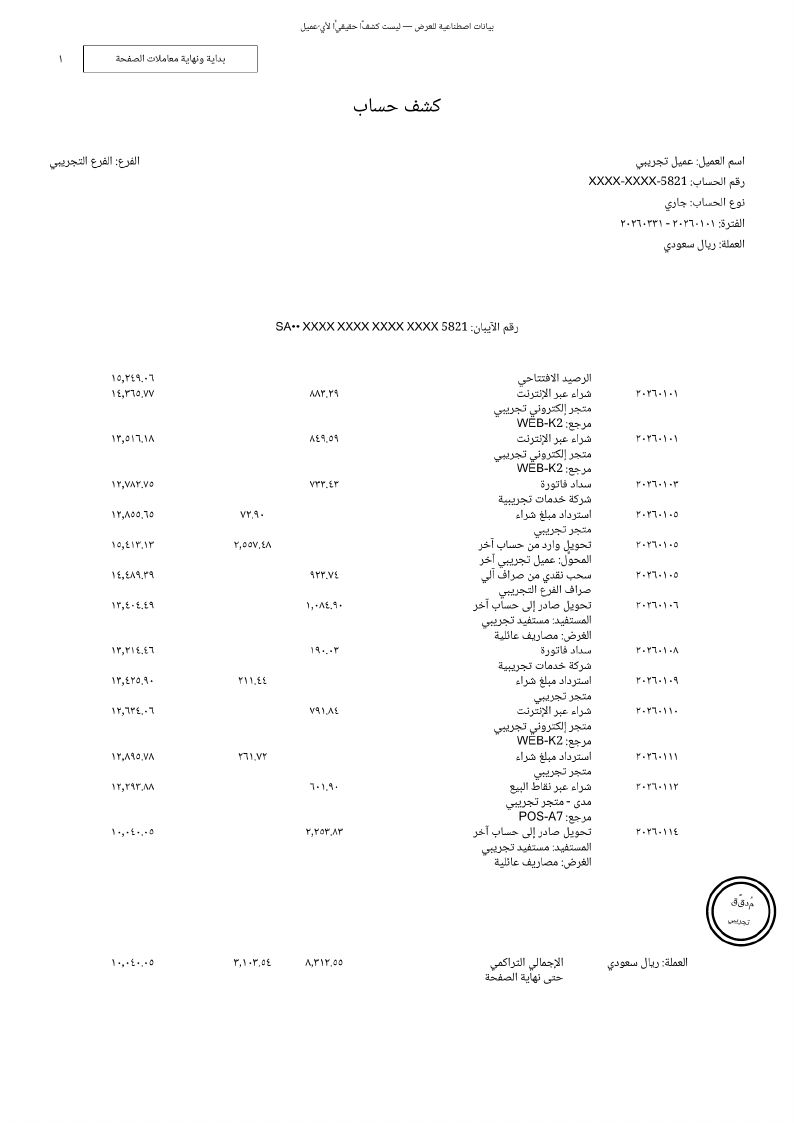
#> input picture site/page-1.png, 794 x 1123 px
$ python -i page_numbers.py   (imports and definitions only)
#> lines starting #> are read from the running program, lines starting #| are printed output that depends on the picture
#!/usr/bin/env python
"""Read the PRINTED page number stamped on each page (owner finding).

Every sheet carries its own printed number on the header row (same row as the
«بداية ونهاية معاملات الصفحة» date range, left of centre, dot-matrix Arabic-
Indic digits). The pipeline indexed pages by POSITION in the scan; where a
sheet is missing or misplaced, position ≠ printed number — and the footer
cumulative (verified cumulative-to-date) then jumps by the movements of every
skipped sheet, which shows up as an unexplainable per-page delta.

Method (validated on real renders):
  1. LOCAL detector — find compact dark blobs in the header band (free, no
     model): the dot-matrix glyphs are faint, so threshold ~205 and a
     row-profile heuristic isolate the number box (verified: index 422 ->
     box (254,279)-(291,295) = printed ٤٢١).
  2. VLM on the TIGHT detected crop only (a few KB). Wide/upscaled-window
     crops make the model downscale and lose the faint glyphs; tesseract
     cannot read the dot-matrix font at all (measured).

Output: JSON mapping position -> printed number, plus gaps / duplicates.
OUTPUT NOTE (measured 2026-09-16): the VLM path reads this field on a MINORITY
of pages (a 30-page probe: 12 valid, the rest truncated to 1-2 digits or empty;
tesseract: 0%). The reliable path is the local detector + a tiled montage read
by a strong vision model (verified 37/37 on the pages the detector found).
Use `--montage-out DIR` to emit review sheets instead of trusting the VLM.
"""
from __future__ import annotations

import argparse
import base64
import json
import sys
import time
from io import BytesIO
from pathlib import Path

import numpy as np

PROJ = Path(__file__).resolve().parents[1]
sys.path.insert(0, str(PROJ))
sys.path.insert(0, str(PROJ / "src"))
from tools.spend import at_or_over  # noqa: E402 — **السقفُ بالسنتات** (مراجعة ٥٢ · R52-4 · F7)

from statement_qa.vlm_reader import chat_vlm_image  # noqa: E402

XLIM = (120, 720)      # excludes the corner "1" mark (x≈30-60) and the date box (x≈900+)
YLIM = (35, 450)       # the header row shifts ~150px between sections
THR = 205              # faint dot-matrix ink (page mean ≈ 249)
UPSCALE = 8
PAD = 10

PROMPT = ("هذه قصاصة من أعلى صفحة كشف حساب مصرفي، فيها **رقم الصفحة المطبوع**.\n"
          "أعد رقم الصفحة فقط، بالأرقام كما هي مطبوعة، دون أي كلام آخر.")

_INDIC = {ord(c): str(i) for i, c in enumerate("٠١٢٣٤٥٦٧٨٩")}
_PERSIAN = {ord(c): str(i) for i, c in enumerate("۰۱۲۳۴۵۶۷۸۹")}


# [5 lines left out: function to_ascii_digits, not called in this run]


def find_number_candidates(png: Path, xlim=XLIM, ylim=YLIM, thr=THR):
    """Compact isolated blobs in the header band — the printed page number."""
#> called with png = '../site/page-1.png', xlim = (120, 720), ylim = (35, 450), thr = 205
    from PIL import Image

    with Image.open(png).convert("L") as im:
        a = np.asarray(im)[ylim[0]:ylim[1], xlim[0]:xlim[1]]
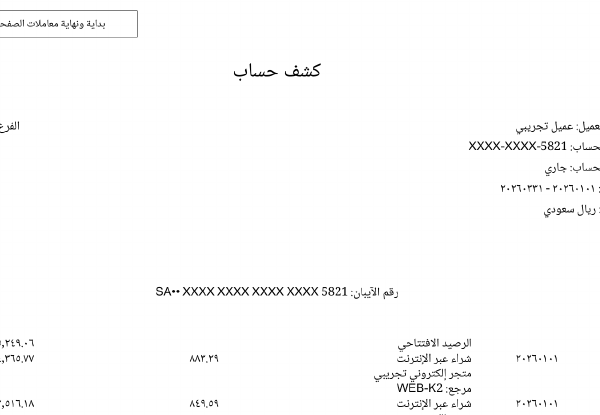
#> a: shape (415, 600); min 0, max 255, mean 251.9
    dark = a < thr
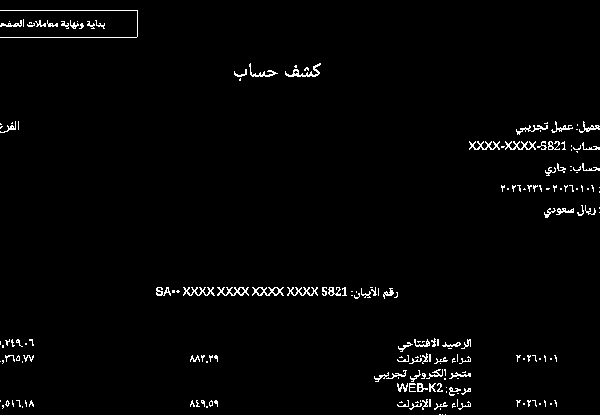
#> dark: shape (415, 600) bool; 1.9% white in thin lines or dots
    rows = dark.sum(axis=1)
#> rows = 415 values, max 138 at index 10, min 0 at index 0, mean 11.52
    cand, cur = [], None
    for y, c in enumerate(rows):
        if 1 <= c <= 80:                       # thin row (a number), not body text
            cur = [y, y] if cur is None else [cur[0], y]
        else:
            if cur and 12 <= cur[1] - cur[0] <= 70:
                cand.append(tuple(cur))
            cur = None
#> this loop made 415 passes
#> (c, cur) on passes 12 to 23: (1, [11, 11]), (1, [11, 12]), (1, [11, 13]), (1, [11, 14]), (1, [11, 15]), (1, [11, 16]), (1, [11, 17]), (1, [11, 18]), (2, [11, 19]), (10, [11, 20]), (20, [11, 21]), (16, [11, 22])
#> cur on passes 64 to 69: [63, 63], [63, 64], [63, 65], [63, 66], [63, 67], [63, 68]
#> after the loop, cand = [(11, 24), (63, 76), (121, 134), (163, 175), (205, 217), (338, 351), (369, 381), (383, 395)]
    if cur and 12 <= cur[1] - cur[0] <= 70:
        cand.append(tuple(cur))
    out = []
    for y0, y1 in cand:
        band = dark[y0:y1 + 1]
        xs = np.where(band.sum(axis=0) > 0)[0]
        if len(xs) == 0:
            continue
        w, h = int(xs[-1] - xs[0]), y1 - y0
        if 18 <= w <= 130 and 12 <= h <= 70 and 0.8 <= w / max(1, h) <= 6.0:
            out.append((xlim[0] + int(xs[0]), ylim[0] + y0,
                        xlim[0] + int(xs[-1]), ylim[0] + y1))
#> this loop made 8 passes
#> (y0, y1, w, h) on passes 1 to 8: (11, 24, 136, 13), (63, 76, 86, 13), (121, 134, 599, 13), (163, 175, 54, 12), (205, 217, 55, 12), (338, 351, 470, 13), (369, 381, 96, 12), (383, 395, 73, 12)
#> after the loop, out = [(665, 198, 719, 210), (664, 240, 719, 252)]
    return out


# [40 lines left out: functions _crop_png, _read, read_page_no, not called in this run]


def _ink_crop(png: Path, size: tuple[int, int] = (140, 52)):
    """Detector box -> normalized ink-only crop (bright pixels = ink)."""
    from PIL import Image

    cands = find_number_candidates(png)
#> cands = [(665, 198, 719, 210), (664, 240, 719, 252)]
    if not cands:
        return None
    x0, y0, x1, y1 = cands[0]
#> x0 = 665; y0 = 198; x1 = 719; y1 = 210
    cx, cy = (x0 + x1) // 2, (y0 + y1) // 2
#> cx = 692; cy = 204
    with Image.open(png).convert("L") as im:
        t = im.crop((max(0, cx - 60), max(0, cy - 25),
                     min(im.width, cx + 60), min(im.height, cy + 25)))
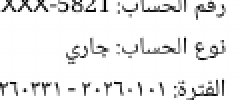
#> t: PIL image 120x50 L (shown 2 times larger); min 0, max 255, mean 236.2
    a = 255.0 - np.asarray(t.resize(size, Image.Resampling.LANCZOS),
                           dtype=np.float32)
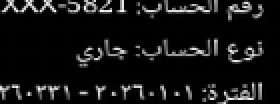
#> a: shape (52, 140) float32 (shown 2 times larger); min 0, max 255, mean 20.1
    return np.clip(a - np.percentile(a, 80), 0, None)


# [194 lines left out: functions scan_duplicates, build_montage, main, not called in this run]


# [2 lines not run here, left out]

>>> result = _ink_crop('../site/page-1.png')
